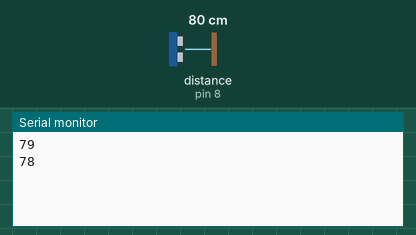
The sketch below on a simulated Arduino Uno, built with avr-gcc and run on an emulated ATmega328P. Shown: the last lines printed to the serial monitor. Wiring (inferred from the names in the program): ultrasonic range finder: trigger pin 9; echo pin 8. The test bench sets the inputs (shaded band); at power-on: distance to the obstacle (sensor on pin 8) 80 cm. The echo pulse lasts 58.3 µs per cm.

Above: at 1.8 s.
1.9 s: distance to the obstacle (sensor on pin 8) set to 2 cm
At 2.8 s:
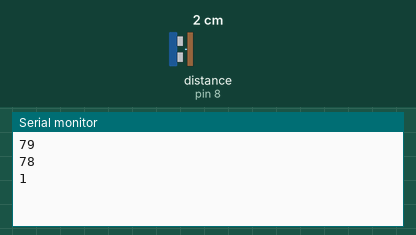
3.4 s: distance to the obstacle (sensor on pin 8) set to 4 cm
At 4.8 s:
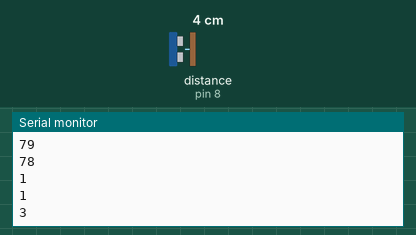
Timing chart, 0 to 6.4 s (numbered marks = the images above; inputs shaded):
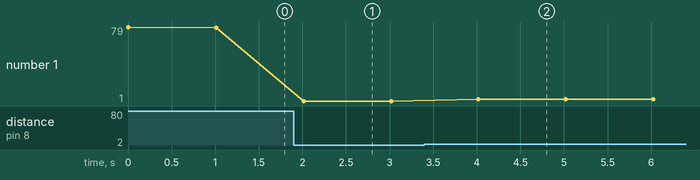

Measured:
- after the input at 1.9 s, the serial monitor: prints a new line after 0.12 s (image 1)
- after the input at 3.4 s, the serial monitor: prints a new line after 0.62 s (image 2)
- plotted number 1: 78 → 1 after the input at 1.9 s, 1 → 3 after the input at 3.4 s

The sketch:

bluetoth-to_android_send.ino
```cpp
#include <SoftwareSerial.h>

const int trig_pin = 9;
const int echo_pin = 8;

long duration;
int distance;

SoftwareSerial bt(10,11); //TX,RX


void setup() {
  // put your setup code here, to run once:
  pinMode(trig_pin, OUTPUT);
  pinMode(echo_pin, INPUT);
  bt.begin(9600);
  Serial.begin(9600);


}

void loop() {
  // put your main code here, to run repeatedly:

  String msg;

  digitalWrite(trig_pin,LOW);
  delayMicroseconds(2);

  //sending an ultrasonic wave for 10 microseconds;
  digitalWrite(trig_pin,HIGH);
  delayMicroseconds(10);
  digitalWrite(trig_pin, LOW);

  //calculating duration between transmitted and received wave;
  duration = pulseIn(echo_pin,HIGH);

  //formula to get distance;
  distance= duration*0.034/2;


  msg = String(distance);
  msg.trim();
  Serial.println(msg);
  if(msg!=""){
    bt.print(msg);
  }
  delay(1000);
}
```
